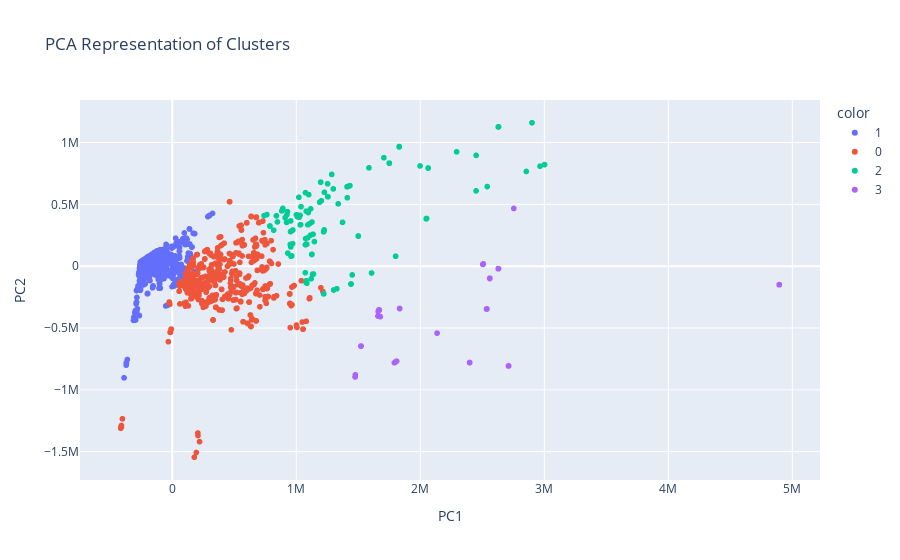

The code cell stored with this chart in its notebook:
### Code cell
# Create scatter plot of `PC2` vs `PC1`
fig = px.scatter(
    data_frame = X_pca,
    x = 'PC1',
    y = 'PC2',
    color = labels.astype(str),
    title = 'PCA Representation of Clusters'
)
fig.update_layout(xaxis_title = 'PC1', yaxis_title = 'PC2')
fig.show()

### Figure 1 — Plotly figure (JSON) as saved in the notebook; plotly's stock layout.template omitted (floating-point values rounded to 4 significant figures; data arrays with more than 128 entries replaced by an {"elided": "..."} marker saying what was removed)
{"data": [{"hovertemplate": "color=1<br>PC1=%{x}<br>PC2=%{y}<extra></extra>", "legendgroup": "1", "marker": {"color": "#636efa", "symbol": "circle"}, "mode": "markers", "name": "1", "showlegend": true, "type": "scattergl", "x": {"elided": "3416 float values"}, "xaxis": "x", "y": {"elided": "3416 float values"}, "yaxis": "y"}, {"hovertemplate": "color=0<br>PC1=%{x}<br>PC2=%{y}<extra></extra>", "legendgroup": "0", "marker": {"color": "#EF553B", "symbol": "circle"}, "mode": "markers", "name": "0", "showlegend": true, "type": "scattergl", "x": {"elided": "783 float values"}, "xaxis": "x", "y": {"elided": "783 float values"}, "yaxis": "y"}, {"hovertemplate": "color=2<br>PC1=%{x}<br>PC2=%{y}<extra></extra>", "legendgroup": "2", "marker": {"color": "#00cc96", "symbol": "circle"}, "mode": "markers", "name": "2", "showlegend": true, "type": "scattergl", "x": {"elided": "147 float values"}, "xaxis": "x", "y": {"elided": "147 float values"}, "yaxis": "y"}, {"hovertemplate": "color=3<br>PC1=%{x}<br>PC2=%{y}<extra></extra>", "legendgroup": "3", "marker": {"color": "#ab63fa", "symbol": "circle"}, "mode": "markers", "name": "3", "showlegend": true, "type": "scattergl", "x": [1833000.0, 1833000.0, 1833000.0, 1833000.0, 1833000.0, 2560000.0, 2560000.0, 2560000.0, 2560000.0, 2560000.0, 2398000.0, 2398000.0, 2398000.0, 2398000.0, 2398000.0, 1521000.0, 1521000.0, 1521000.0, 1521000.0, 1523000.0, 1660000.0, 1658000.0, 1670000.0, 1678000.0, 1667000.0, 1476000.0, 1474000.0, 1474000.0, 1474000.0, 1475000.0, 1809000.0, 1797000.0, 1791000.0, 2135000.0, 1799000.0, 2629000.0, 2631000.0, 2629000.0, 2629000.0, 2629000.0, 2537000.0, 2537000.0, 2535000.0, 2536000.0, 2534000.0, 2711000.0, 2711000.0, 2711000.0, 2711000.0, 2711000.0, 4894000.0, 4894000.0, 4894000.0, 4894000.0, 4894000.0, 2504000.0, 2505000.0, 2505000.0, 2508000.0, 2505000.0, 2754000.0], "xaxis": "x", "y": [-342300.0, -342300.0, -342300.0, -342300.0, -342300.0, -99620.0, -97990.0, -97390.0, -100200.0, -97480.0, -779800.0, -779800.0, -779800.0, -779800.0, -779800.0, -646500.0, -646500.0, -646500.0, -646500.0, -645800.0, -365600.0, -403300.0, -354900.0, -408200.0, -351900.0, -878800.0, -895300.0, -895100.0, -895100.0, -890800.0, -768000.0, -776400.0, -780700.0, -541300.0, -774800.0, -20320.0, -21090.0, -20320.0, -20320.0, -20320.0, -347200.0, -344900.0, -346800.0, -346500.0, -346500.0, -806600.0, -806600.0, -806600.0, -806600.0, -806600.0, -150000.0, -150000.0, -150000.0, -150000.0, -150000.0, 14760.0, 14730.0, 13990.0, 19310.0, 14730.0, 466500.0], "yaxis": "y"}], "layout": {"legend": {"title": {"text": "color"}, "tracegroupgap": 0}, "title": {"text": "PCA Representation of Clusters"}, "xaxis": {"anchor": "y", "domain": [0, 1], "title": {"text": "PC1"}}, "yaxis": {"anchor": "x", "domain": [0, 1], "title": {"text": "PC2"}}}}
